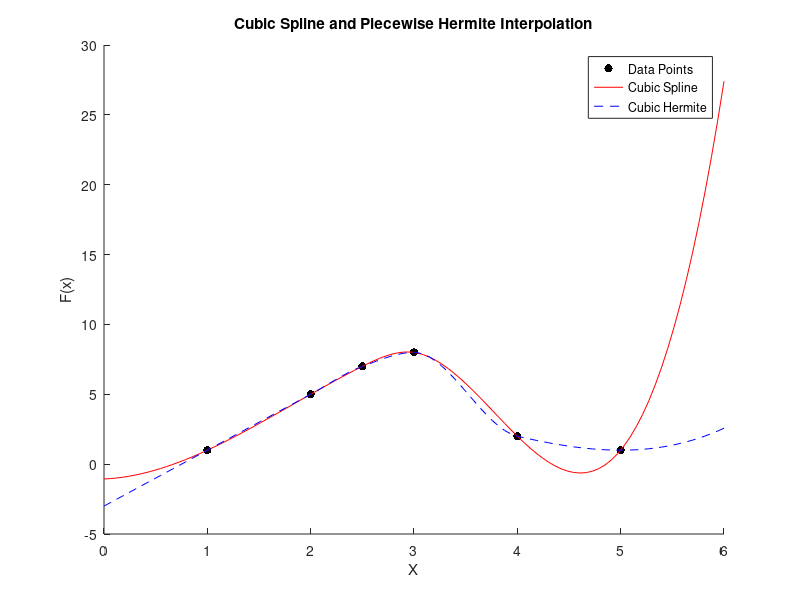

MATLAB code for this plot:
%Samson David Puthenpeedika

x=[1 2 2.5 3 4 5];
y=[1 5 7 8 2 1];
xx=linspace(0,6);
yy=spline(x,y,xx);
ychip= pchip(x,y,xx);
scatter(x,y,'k',"filled","DisplayName","Data Points");
hold on
plot(xx,yy,"DisplayName","Cubic Spline","Color","r");
plot(xx,ychip,'--',"DisplayName","Cubic Hermite","Color","b");
title("Cubic Spline and Piecewise Hermite Interpolation")
xlabel("X");
ylabel("F(x)")
hold off
legend("Location","northeast");